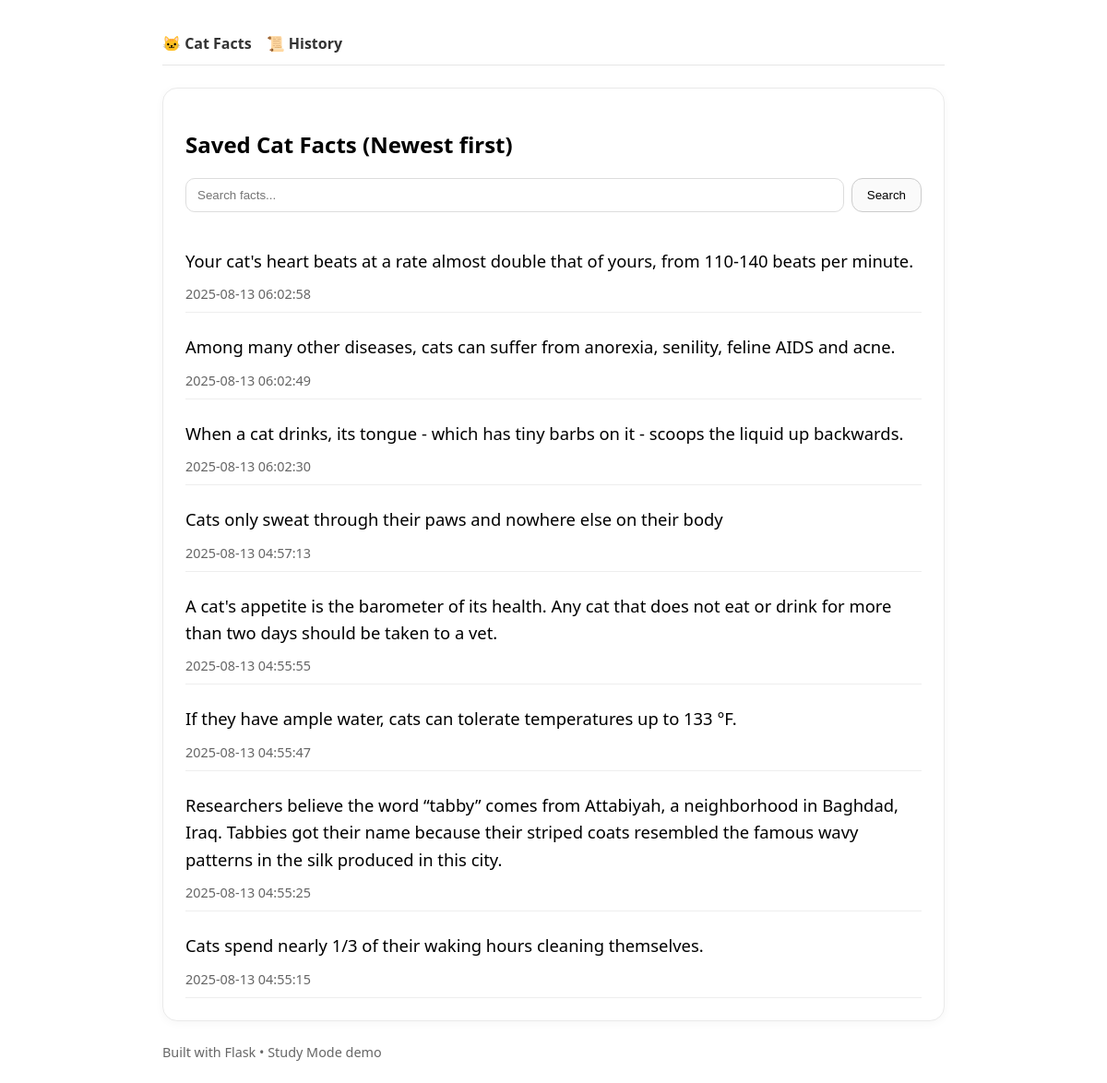
Before: /history with the older database file.
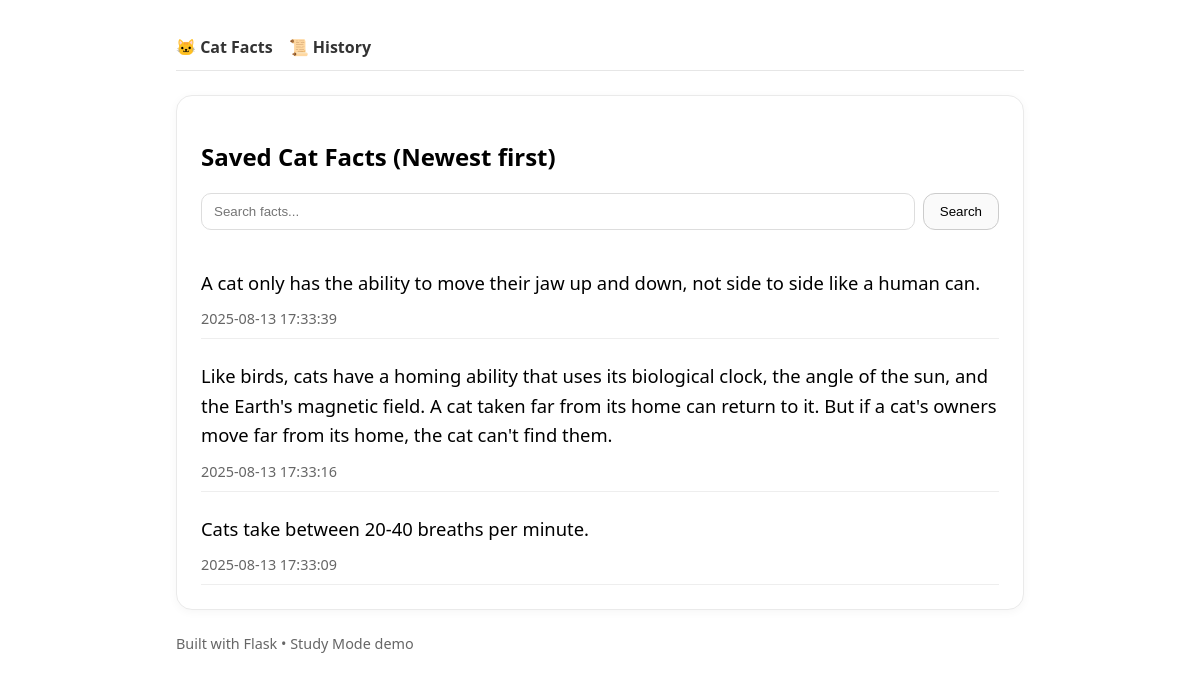
After: the same page with the newer database file.
### tables this page shows
CREATE TABLE facts (
                id INTEGER PRIMARY KEY AUTOINCREMENT,
                fact TEXT NOT NULL,
                created_at TIMESTAMP DEFAULT (datetime('now', '+5 hours', '30 minutes'))
            );

### app.py (the view)
@app.get("/history")
def history():
    q = request.args.get("q", "").strip() or None
    rows = fetch_facts(q)
    return render_template("history.html", facts=rows, q=(q or ""))

### app.py (called while the page is built)
def get_db():
    conn = sqlite3.connect(DB_FILE)
    conn.row_factory = sqlite3.Row
    return conn

def fetch_facts(search: str | None = None):
    query = "SELECT fact, created_at FROM facts"
    params = ()
    if search:
        query += " WHERE fact LIKE ?"
        params = (f"%{search}%",)
    query += " ORDER BY id DESC"
    with get_db() as conn:
        return conn.execute(query, params).fetchall()

### templates/history.html (shortened to what this page needs)
{% extends "base.html" %}
{% block content %}
  <section class="card">
    <h1>Saved Cat Facts (Newest first)</h1>
    <form method="get" class="search">
      <input type="text" name="q" placeholder="Search facts..." value="{{ q|e }}" />
      <button class="btn" type="submit">Search</button>
    </form>
    {% if facts %}
      <ul class="list">
        {% for row in facts %}
          <li class="list-item">
            <div class="fact">{{ row['fact'] }}</div>
            <div class="date muted">{{ row['created_at'] }}</div>
          </li>
        {% endfor %}
      </ul>
    {% else %}
      <p class="muted">No facts yet. Go back to the home page and fetch a few!</p>
    {% endif %}
  </section>
{% endblock %}

### templates/base.html (shortened to what this page needs)
<!doctype html>
<html lang="en">
<head>
  <link href="{{ url_for('static', filename='styles.css') }}" rel="stylesheet" />
</head>
<body>
  <header class="container">
    <nav class="nav">
      <a href="{{ url_for('index') }}">🐱 Cat Facts</a>
      <a href="{{ url_for('history') }}">📜 History</a>
    </nav>
  </header>
  <main class="container">
    {% block content %}{% endblock %}
  </main>
  <footer class="container muted">
    Built with Flask • Study Mode demo
  </footer>
</body>
</html>

### static/styles.css (style rules this page uses)
:root { --radius: 16px; }
* { box-sizing: border-box; }
body { font-family: system-ui, -apple-system, Segoe UI, Roboto, Arial, sans-serif; margin: 0; }
.container { max-width: 880px; margin: 24px auto; padding: 0 16px; }
.nav { display: flex; gap: 16px; padding: 12px 0; border-bottom: 1px solid #e6e6e6; }
.nav a { text-decoration: none; color: #333; font-weight: 600; }
.card { background: #fff; border: 1px solid #eaeaea; border-radius: var(--radius); padding: 24px; box-shadow: 0 2px 10px rgba(0,0,0,.04); }
.btn { padding: 10px 16px; border-radius: 12px; border: 1px solid #ccc; background: #fafafa; cursor: pointer; }
.muted { color: #666; font-size: 0.9rem; }
.fact { margin: 12px 0; font-size: 1.15rem; line-height: 1.6; }
.search { display: flex; gap: 8px; margin: 12px 0 16px; }
.search input { flex: 1; padding: 10px 12px; border: 1px solid #ddd; border-radius: 10px; }
.list { list-style: none; padding: 0; margin: 0; }
.list-item { border-bottom: 1px solid #eee; padding: 10px 0; }
.date { margin-top: 4px; }

Changed rows visible on the page:
removed facts: fact "Your cat's heart beats at a rate almost double that of yours, from 110-140 beats per minute.", created_at "2025-08-13 06:02:58"
removed facts: fact "Among many other diseases, cats can suffer from anorexia, senility, feline AIDS and acne.", created_at "2025-08-13 06:02:49"
removed facts: fact "When a cat drinks, its tongue - which has tiny barbs on it - scoops the liquid up backwards.", created_at "2025-08-13 06:02:30"
removed facts: fact "Cats only sweat through their paws and nowhere else on their body", created_at "2025-08-13 04:57:13"
removed facts: fact "A cat's appetite is the barometer of its health. Any cat that does not eat or drink for more than two days should be taken to a vet.", created_at "2025-08-13 04:55:55"
removed facts: fact "If they have ample water, cats can tolerate temperatures up to 133 °F.", created_at "2025-08-13 04:55:47"
removed facts: fact "Researchers believe the word “tabby” comes from Attabiyah, a neighborhood in Baghdad, Iraq. Tabbies got their name because their striped coats resembled the famous wavy patterns in the silk produced in this city.", created_at "2025-08-13 04:55:25"
removed facts: fact "Cats spend nearly 1/3 of their waking hours cleaning themselves.", created_at "2025-08-13 04:55:15"
added facts: fact "A cat only has the ability to move their jaw up and down, not side to side like a human can.", created_at "2025-08-13 17:33:39"
added facts: fact "Like birds, cats have a homing ability that uses its biological clock, the angle of the sun, and the Earth's magnetic field. A cat taken far from its home can return to it. But if a cat's owners move far from its home, the cat can't find them.", created_at "2025-08-13 17:33:16"
added facts: fact "Cats take between 20-40 breaths per minute.", created_at "2025-08-13 17:33:09"
